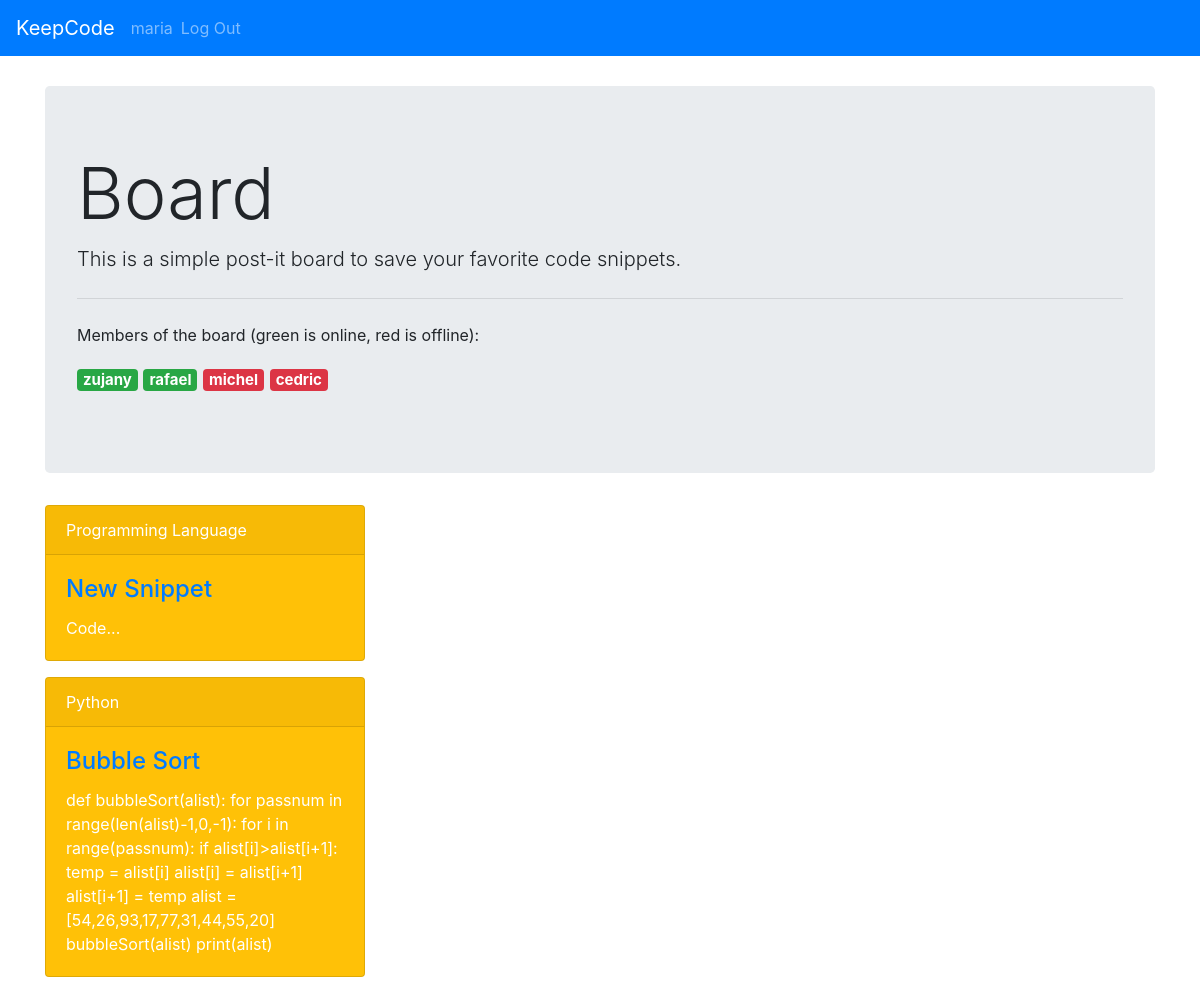
Page / (signed in) on the earlier database version.
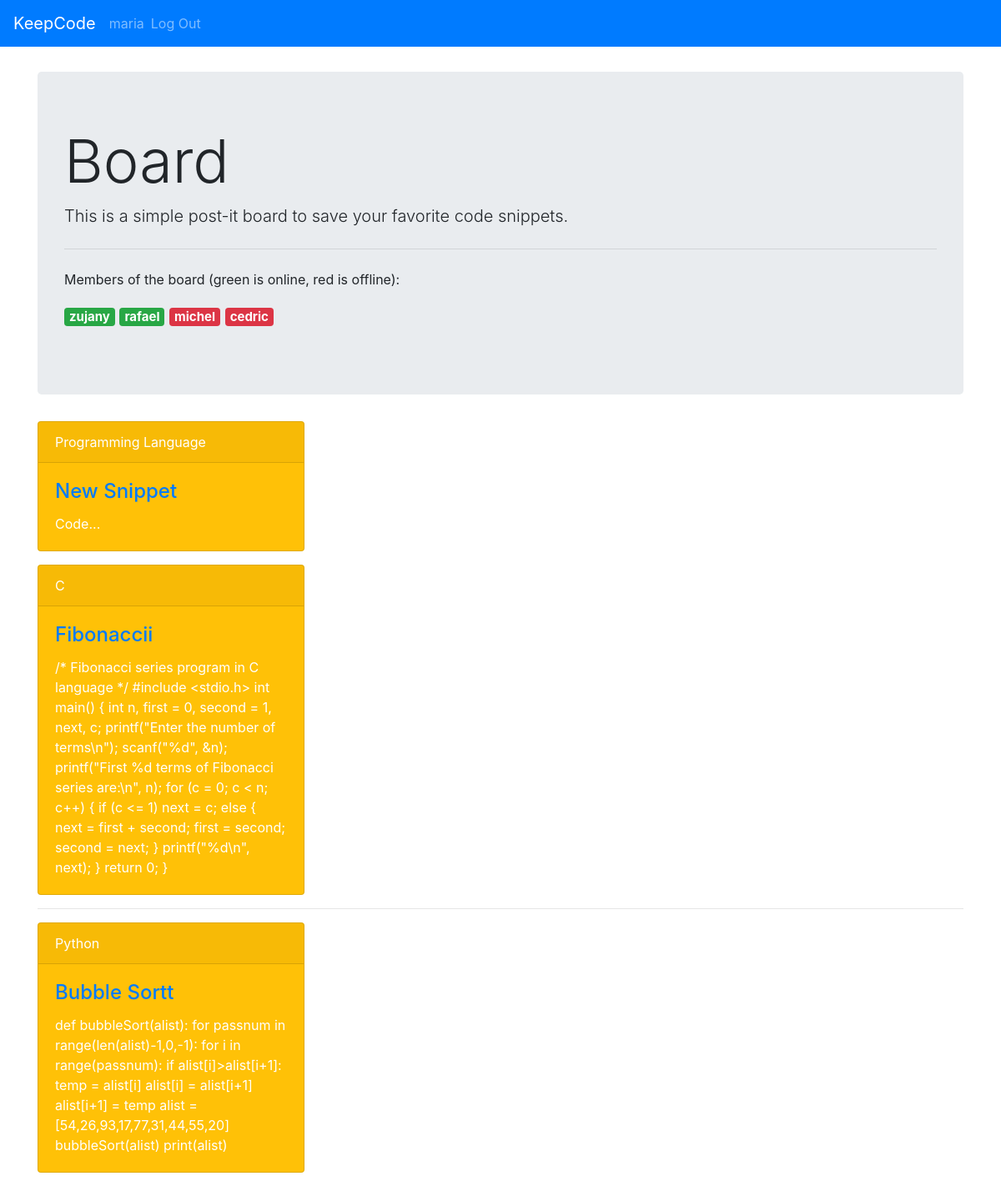
Same page on the later database version.
### tables this page shows
CREATE TABLE user (
  id INTEGER PRIMARY KEY AUTOINCREMENT,
  username TEXT UNIQUE NOT NULL,
  password TEXT NOT NULL,
  last_login TIMESTAMP NOT NULL DEFAULT CURRENT_TIMESTAMP
);

CREATE TABLE post (
  id INTEGER PRIMARY KEY AUTOINCREMENT,
  author_id INTEGER NOT NULL,
  created TIMESTAMP NOT NULL DEFAULT CURRENT_TIMESTAMP,
  last_updated TIMESTAMP NOT NULL DEFAULT CURRENT_TIMESTAMP,
  title TEXT NOT NULL,
  body TEXT NOT NULL,
  programming_language TEXT NOT NULL,
  FOREIGN KEY (author_id) REFERENCES user (id)
);

### keepcode/board.py (the view)
@bp.route('/')
def index():
    db = get_db()
    posts = db.execute(
        'SELECT p.id, title, body, created, author_id,'
        ' last_updated, programming_language, username'
        ' FROM post p JOIN user u ON p.author_id = u.id'
        ' ORDER BY created DESC'
    ).fetchall()
    return render_template('board/index.html', posts=posts)

### keepcode/auth.py (called while the page is built)
@bp.before_app_request
def load_logged_in_user():
    user_id = session.get('user_id')
    if user_id is None:
        g.user = None
    else:
        g.user = get_db().execute(
            'SELECT * FROM user WHERE id = ?', (user_id,)
        ).fetchone()

### keepcode/db.py (called while the page is built)
def get_db():
    if 'db' not in g:
        g.db = sqlite3.connect(
            current_app.config['DATABASE'],
            detect_types=sqlite3.PARSE_DECLTYPES
        )
        g.db.row_factory = sqlite3.Row
    return g.db

### keepcode/templates/board/index.html (shortened to what this page needs)
{% extends 'base.html' %}
{% block header %}
  {% if g.user %}
    <div class="jumbotron">
      <h1 class="display-3">Board</h1>
      <p class="lead">
        This is a simple post-it board to save your favorite code snippets.
      </p>
      <hr class="my-4">
      <p>Members of the board (green is online, red is offline):</p>
      <p class="lead">
        <span class="badge badge-success">zujany</span>
        <span class="badge badge-success">rafael</span>
        <span class="badge badge-danger">michel</span>
        <span class="badge badge-danger">cedric</span>
      </p>
    </div>
  {% endif %}
{% endblock %}
{% block content %}
  {% if g.user %}
    <div class="card text-white bg-warning mb-3" style="max-width: 20rem;">
      <div class="card-header">Programming Language</div>
      <div class="card-body">
        <a class="action" href="{{ url_for('board.create') }}">
          <h4 class="card-title">New Snippet</h4>
        </a>
        <p class="card-text">Code...</p>
      </div>
    </div>
    {% for post in posts %}
      <div class="card text-white bg-warning mb-3" style="max-width: 20rem;">
        <div class="card-header">{{ post['programming_language'] }}</div>
        <div class="card-body">
          <a class="action" href="{{ url_for('board.update', id=post['id']) }}">
            <h4 class="card-title">{{ post['title'] }}</h4>
          </a>
          <p class="card-text">
            {{ post['body'] }}
          </p>
        </div>
      </div>
      {% if not loop.last %}
        <hr>
      {% endif %}
    {% endfor %}
  {% endif %}
{% endblock %}

### keepcode/templates/base.html (shortened to what this page needs)
<!doctype html>
<link rel="stylesheet" href="{{ url_for('static', filename='bootstrap.css') }}">
<link rel="stylesheet" href="{{ url_for('static', filename='style.css') }}">
<nav class="navbar navbar-expand-lg navbar-dark bg-primary">
  <a class="navbar-brand" href="{{ url_for('board.index') }}">KeepCode</a>
  <div class="collapse navbar-collapse" id="navbarColor01">
    <ul class="navbar-nav mr-auto">
      {% if g.user %}
        <li class="nav-item">
          <span class="navbar-text">{{ g.user['username'] }}</span>
        </li>
        <li class="nav-item">
          <a class="nav-link" href="{{ url_for('auth.logout') }}">Log Out</a>
        </li>
      {% endif %}
    </ul>
  </div>
</nav>
<section class="content">
  <div class="container">
    <header>
      {% block header %}{% endblock %}
    </header>
    {% block content %}{% endblock %}
  </div>
</section>

### keepcode/static/style.css (style rules this page uses)
.container { margin-top:30px; }

Differences in the rows shown:
added post: programming_language "C", title "Fibonaccii", body "/* Fibonacci series program in C language */ #include <stdio.h> int main() { int n, first = 0, second = 1, next, c; printf(\"Enter the number of terms\\n\"); scanf(\"%d\", &n); printf(\"First %d terms of Fibonacci series are:\\n\", n); for (c = 0; c < n; c++) { if (c <= 1) next = c; else { next = first + second; first = second; second = next; } printf(\"%d\\n\", next); } return 0; }"
changed post "Python": title "Bubble Sort" → "Bubble Sortt"
